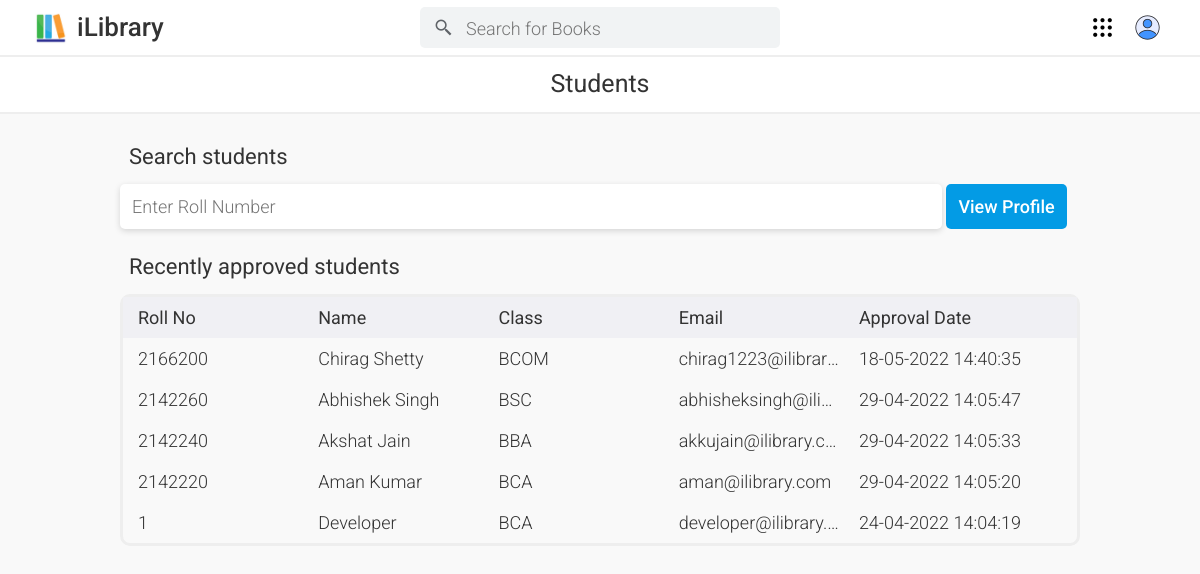
Page /ilibrary/Admin/Pages/Student.php (signed in) on the committed database.
### tables this page shows
CREATE TABLE `students` (
  `S_Roll` int(20) NOT NULL COMMENT 'login username of the student',
  `S_Pass` varchar(50) NOT NULL COMMENT 'login password of the student',
  `S_Name` varchar(50) NOT NULL COMMENT 'name of the student',
  `S_Class` varchar(50) NOT NULL COMMENT 'class of the student ',
  `S_Mail` varchar(50) NOT NULL COMMENT 'email of the student ',
  `S_AccDate` datetime DEFAULT NULL COMMENT 'date and time of approval of the student registration '
);

### ilibrary/Admin/Pages/Student.php (the view, shortened to what this page needs)
<!DOCTYPE html>
<html lang="en">
<head>
    <link rel="stylesheet" href="/iLibrary/Admin/_navbar.css">
    <link rel="stylesheet" href="/iLibrary/Admin/Pages.css">
    <link rel="stylesheet" href="/iLibrary/Shared/Profile.css">
    <link rel="stylesheet" href="https://cdnjs.cloudflare.com/ajax/libs/font-awesome/4.7.0/css/font-awesome.min.css">
</head>
<body>
<?php
include '../_navbar.php';
$conn = mysqli_connect("localhost","root","","ilibrary");
echo "<div id='main_heading'>
        <a href='/ilibrary/Admin/Pages/Student.php'>Students</a>
      </div>";
echo "<div id='container'>";
    echo '<label class="labels" for="target"><div class="sub_heading" id="sub_head">Search students</div></label>';
echo '<script>document.styleSheets[2].disabled=true;</script>
    <div id="searchbar">
        <form method="post">
            <input id="target" type="number" name="srcroll" class="inputs inputs_focus" placeholder="Enter Roll Number" size="20"required>
            <input type="submit" name="src" id="sub" class="buttons buttons_hover" value="View Profile">
        </form>
    </div>';
if(!isset($srcstd))
{
echo '<div id="home_table">
    <div class="sub_heading">Recently approved students</div>';
    $query_s = "select * from students order by S_AccDate desc limit 6";
    $result_s = mysqli_query($conn , $query_s);
    if(mysqli_num_rows($result_s) > 0)
    {
    echo "<div class=table>
        <div class='head'>
            <div class='item'>Roll No</div>
            <div class='item'>Name</div>
            <div class='item'>Class</div>
            <div class='item'>Email</div>
            <div class='item m'>Approval Date</div>
        </div>";
        while($record_s = mysqli_fetch_array($result_s))
        {
        extract($record_s);
        $S_Date_dmy = date("d-m-Y H:i:s", strtotime($S_AccDate));
        echo "
        <div class='row'>
            <div class='item'>$S_Roll</div>
            <div class='item'>$S_Name</div>
            <div class='item'>$S_Class</div>
            <div class='item'>$S_Mail</div>
            <div class='item m'>$S_Date_dmy</div>
        </div>";
        }
    echo '</div>';
    }
    else
    {
        echo "<div class='fail'><i class='fa fa-exclamation-circle red_icon'></i>
        No registered students</div>";
    }
echo '</div>';
}
echo '</div>';
?>
</body>
</html>

### ilibrary/Admin/_navbar.php (shortened to what this page needs)
<nav id="navbar">
    <div class="navitems" id="nav_home">
        <a id="home_link" href="/ilibrary/Admin/Home.php" title="Home">
            <img id="nav_img" src="/ilibrary/xtra/logo.png" alt="Logo">
            iLibrary
        </a>
    </div>
    <form class="navitems" id="nav_search" action="/ilibrary/Admin/Home.php" method="post" autocomplete="off">
        <button id="src_btn" type="submit" name="subsrc" title="Search">
            <img src="/ilibrary/xtra/src.png" alt="Src">
        </button>
        <input id="input_src" type="text" name="src" placeholder="Search for Books" size='30' required>
    </form>
  <div id="matching_width">
    <div id="nav_dash" onclick="dash_menu()">
        <img id="dash_icon" onclick="highlightd()" onmouseover="lowlightd()" onmouseout="nolightd()" title="Dashboard" src="/ilibrary/xtra/dash.png" alt="Dash">
    </div>
    <div id="nav_profile" onclick="profile_menu()">
        <img id="profile_icon" onclick="highlight()" onmouseover="lowlight()" onmouseout="nolight()" title="Account" src="/ilibrary/xtra/user.png" alt="Acc">
    </div>
</div>
</nav>

### ilibrary/Admin/_navbar.css (style rules this page uses)
* { font-family: 'Roboto', Arial, sans-serif; font-weight: 300; font-size: 18px; margin: 0; padding: 0; color: #333; }
body { background-color:#f9f9f9; }
#navbar { display:flex; background-color: white; height: 55px; }
.navitems { display: flex; box-sizing: border-box; align-items: center; }
#nav_home { margin: 0px auto 0px 35px; }
#nav_img { display: flex; align-items: center; height: 32px; width: 32px; margin: 0 10px 0 0; }
#home_link { display: flex; font-size: 26px; font-weight: 500; text-decoration: none; user-select: none; }
#nav_search { background-color: #f1f3f4; border: 1px solid transparent; border-radius: 5px; height: 75%; min-width: 330px; width: 30%; margin: auto 30px; }
#src_btn { display: flex; justify-content: center; align-items: center; background: none; border:none; margin: 0px 13px; cursor: pointer; }
#input_src { border: none; background: none; padding-top: 2px; }
#matching_width { display: flex; height: 100%; width: 128.817px; margin: 0 35px 0 auto; justify-content: end; align-items: center; }
#nav_dash { display: inline-flex; position: relative; }
#dash_icon { cursor: pointer; border: 5px solid transparent; }
#nav_profile { display: inline-flex; position: relative; margin-left: 10px; }
#profile_icon { cursor: pointer; border: 5px solid transparent; }
input[type=number] { -moz-appearance: textfield; }

### ilibrary/Admin/Pages.css (style rules this page uses)
#main_heading { display: flex; justify-content: center; align-items: center; background-color: white; border-bottom: 2px solid #eeeeee; border-top: 2px solid #eeeeee; margin-bottom: 30px; height: 55px; }
#main_heading a { border-bottom: 2px solid transparent; margin: 0px 0px; padding: 2px 0px 2px 0px; font-size: 25px; font-weight: 400; text-decoration: none; }
#container { margin: 10px 10vw; }
.sub_heading { font-size: 22px; font-weight: 400; margin: 0px 0px 0px 9px; }
.labels { cursor: pointer; user-select: none; }
.inputs { box-sizing: border-box; border: 2px solid transparent; border-radius: 5px; box-shadow: 0 2px 6px rgba(0, 0, 0, 0.15); margin: 15px 0px; padding:10px 10px; width: calc(100% - 138px); }
.buttons { background-color: #039be5; border: none; border-radius: 5px; color:white; cursor: pointer; font-weight: 500; padding:12px; }
#home_table { margin-top: 10px; }
#home_table .sub_heading { margin-bottom: 15px; }
.table { border: 3px solid #eeeeee; border-radius: 10px; margin: 15px 0; }
.head { display: flex; background-color: #f0f0f4; padding: 10px 15px; }
.head div { font-weight: 400; }
.item { width: 35%; overflow: hidden; white-space: nowrap; text-overflow: ellipsis; margin-right: 20px; }
.row { display: flex; justify-content: space-between; padding: 10px 15px; }
.m { width: 40%; }

### ilibrary/Shared/Profile.css (style rules this page uses)
#main_heading { display: flex; justify-content: center; align-items: center; background-color: white; border-bottom: 2px solid #eeeeee; border-top: 2px solid #eeeeee; margin-bottom: 30px; height: 55px; }
#main_heading a { border-bottom: 2px solid transparent; margin: 0px 0px; padding: 2px 0px 2px 0px; font-size: 25px; font-weight: 400; text-decoration: none; }
.inputs { background-color: #f0f0f4; border: none; border-radius: 5px; padding: 8px 10px; }

### rows in the picture
students: S_Roll "2166200", S_Name "Chirag Shetty", S_Class "BCOM", S_Mail "chirag1223@ilibra…", S_AccDate "18-05-2022 14:40:35"
students: S_Roll "2142260", S_Name "Abhishek Singh", S_Class "BSC", S_Mail "abhisheksingh@ili…", S_AccDate "29-04-2022 14:05:47"
students: S_Roll "2142240", S_Name "Akshat Jain", S_Class "BBA", S_Mail "akkujain@ilibrary.c…", S_AccDate "29-04-2022 14:05:33"
students: S_Roll "2142220", S_Name "Aman Kumar", S_Class "BCA", S_Mail "aman@ilibrary.com", S_AccDate "29-04-2022 14:05:20"
students: S_Roll "1", S_Name "Developer", S_Class "BCA", S_Mail "developer@ilibrary…", S_AccDate "24-04-2022 14:04:19"
